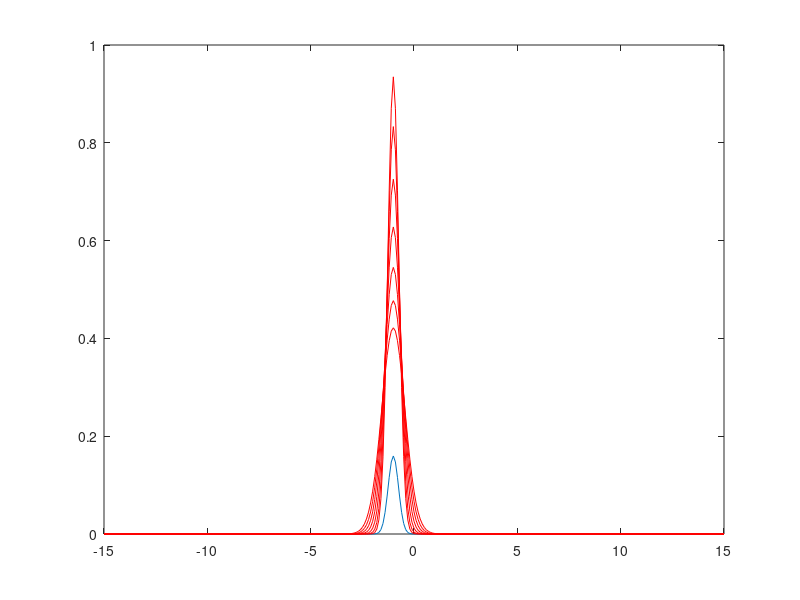

Here is the MATLAB script that generated this plot:
% general variables
x_min = -15;
x_max = 15;
delta_x = 0.1;
x0 = -1;
sigma = 0.5;
delta_t = 0.01;
nb_steps = 14;

x_values = x_min: delta_x :x_max ;
x_values = x_values'; 
n = length(x_values);

% declaration of main matrices
laplacian = -1 / delta_x^2 * (-2*eye(n) + diag(ones(n-1,1),-1) + diag(ones(n-1,1), 1) );
V0 = zeros(n);

H = laplacian + V0;

psi = exp( - (x_values - x0).^2 / (2*sigma^2) ).^2;

plot(x_values, abs(psi / norm(psi)).^2);
hold on 

for i=1:nb_steps
%     % Explicit Euler method
%      psi = psi + delta_t * (-1j) * H * psi;
%      psi = psi / norm(psi);

% Implicit Euler method
psi = inv (eye(n) + 1j * delta_t * H) * psi; 

%      % cranck nicholson
%      psi = inv(eye(n) + 1j * delta_t/2 * H) * (eye(n) - 1j * delta_t / 2 * H) * psi;  

     if mod(i,2) == 0
         plot(x_values, abs(psi).^2, 'r')
         hold on
     end
        
end
